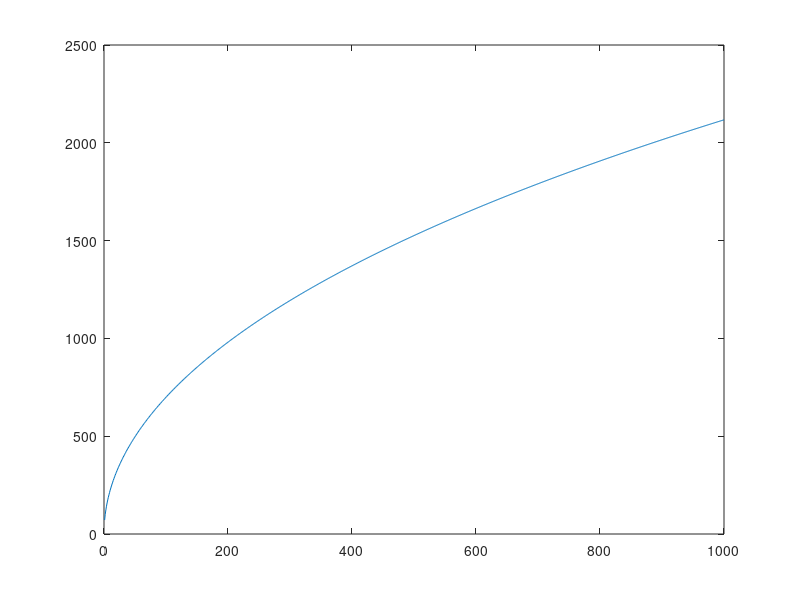

Source code (MATLAB):
%%program to calculate back transverse focal aberration
u=5000;
v=30000;
l=0.632;
na=1;
ng=1.5;
for n=1:1000;
    a(n)=n*n*l*l+2*n*l*(u+v)+2*u*v;
    r(n)=sqrt(((a(n)*a(n))-4*u*u*v*v)/(4*(a(n)+u*u+v*v)));
    t(n)=1000+(r(n)/1000)*1000;
    theta(n)=atan(r(n)/u);
    rr(n)=r(n)*((u-t(n))/u);
    r1(n)=rr(n)+t(n)*tan(asin(na/ng*(sin(atan(r(n)/u)))));
    u1(n)=u*(r1(n)/r(n));
    a1(n)=n*n*l*l+2*n*l*(u1(n)+v)+2*u1(n)*v;
    rr(n)=sqrt(((a1(n)*a1(n))-4*u1(n)*u1(n)*v*v)/(4*(a1(n)+u1(n)*u1(n)+v*v)));
    b(n)=(4*n*n*l*l+8*n*l*u1(n)-4*r(n)*r(n));
    c(n)=(4*n^3*l^3+12*n*n*l*l*u1(n)+8*n*l*u1(n)*u1(n)-8*r(n)*r(n)*n*l-8*r(n)*r(n)*u1(n));
    d(n)=(n^4*l^4+4*n*n*l*l*u1(n)*u1(n)+4*n^3*l^3*u1(n)-4*r(n)*r(n)*u1(n)*u1(n)-4*r(n)*r(n)*n*n*l*l-8*r(n)*r(n)*n*l*u1(n));
    v2(n)=(-c(n)+sqrt(c(n)*c(n)-4*b(n)*d(n)))/(2*b(n));  
    the1(n)=atan(rr(n)/v2(n));
end
plot(rr)

